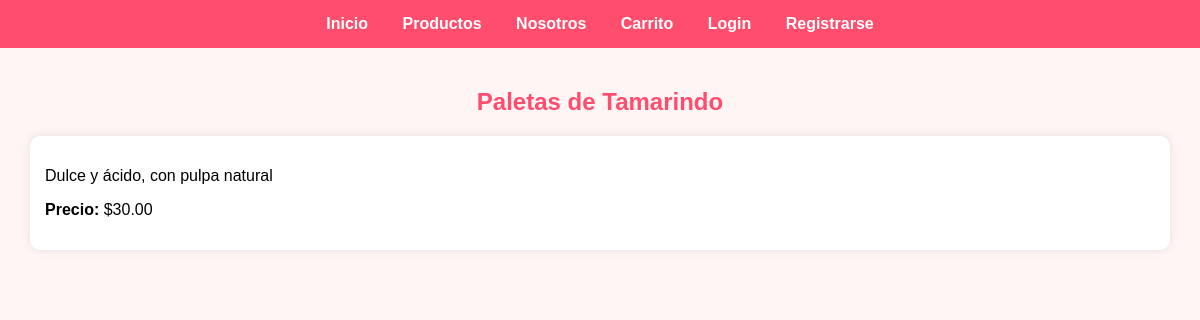
/producto/4/, run on the app's committed database.
### store/models.py (models this page shows, shortened)
class Product(models.Model):
    name = models.CharField(max_length=100)
    description = models.TextField()
    price = models.DecimalField(max_digits=6, decimal_places=2)
    categoria = models.ForeignKey(
    Categoria,
    on_delete=models.CASCADE,
    related_name='productos',
    null=True,
    blank=True
    )
    imagen = models.ImageField(upload_to='productos/', blank=True, null=True)
    disponible = models.BooleanField(default=True)

### store/views.py (the view)
# urls.py: path('producto/<int:id>/', views.product_detail, name='product_detail'),
def product_detail(request, id):
    product = get_object_or_404(Product, id=id)
    return render(request, 'store/product_detail.html', {'product': product})

### store/templates/store/product_detail.html
{% extends 'store/base.html' %}
{% block content %}
<h2>{{ product.name }}</h2>
<div class="card">
    <p>{{ product.description }}</p>
    <p><strong>Precio:</strong> ${{ product.price }}</p>
</div>
{% endblock %}

### store/templates/store/base.html (style rules this page uses)
body { font-family: Arial, sans-serif; background: #fff5f5; margin: 0; }
h1, h2 { text-align: center; color: #ff4d6d; }
.card { background: white; padding: 15px; margin: 10px; border-radius: 10px; box-shadow: 0 0 10px rgba(0,0,0,0.1); }

### data on the page
Product: name "Paletas de Tamarindo", description "Dulce y ácido, con pulpa natural", price "30.00"
